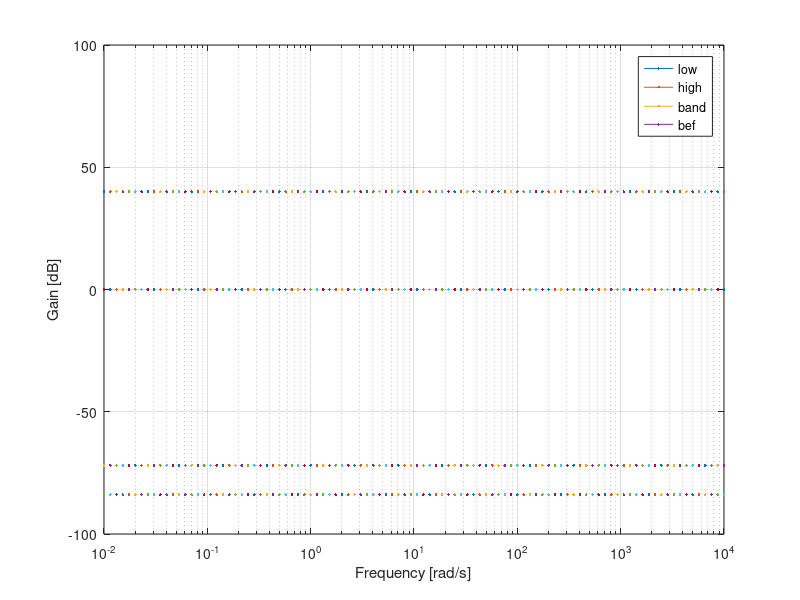
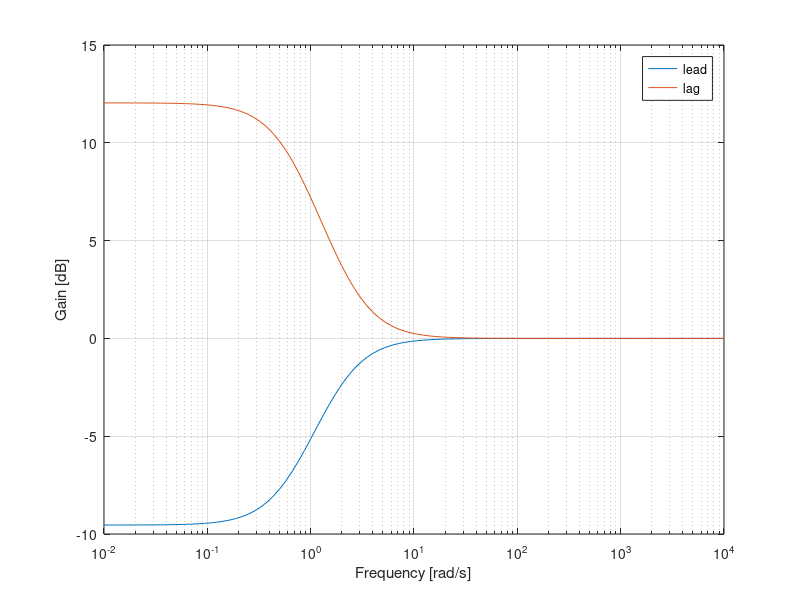

Write MATLAB code to recreate these figures, in order.
W=logspace(-2,4,100);
F=W/pi/2;
%% Low, High, Band, Bef Filter  (1st Order Filter)
% Low Pass --------------------------------------------------------------
gain=100; f=0.5; ze=0.01; w=2*pi*f; numLow=[0 0 w^2]; denLow=[1 2*ze*w w^2];
    [A_low,B_low,C_low,D_low]=tf2ss(gain*numLow,denLow);
    mag_low=bode(tf(gain*numLow,denLow),W); mag_low=20*log10(mag_low);
% High Pass --------------------------------------------------------------
gain=1; f=0.1; ze=0.6; w=2*pi*f; numHigh=[1 0 0]; denHigh=[1 2*ze*w w^2];
    [A_high,B_high,C_high,D_high] = tf2ss(gain*numHigh,denHigh);
    mag_high=bode(tf(gain*numHigh,denHigh),W); mag_high=20*log10(mag_high);
% Band pass --------------------------------------------------------------
gain=1; f=0.5; ze=0.01; w=2*pi*f; numBand=[0 2*ze*w 0]; denBand=[1 2*ze*w w^2];
%     numBand = K_band*[1 80  w_band^2]; denBand = [1 8 w_band^2];
    [A_band,B_band,C_band,D_band]=tf2ss(gain*numBand,denBand);
    mag_band=bode(tf(gain*numBand,denBand),W); mag_band=20*log10(mag_band);
% Band elimination filter  -----------------------------------------------
gain=1; f=0.5; ze=4; w=2*pi*f; numBef=[1 0 w^2]; denBef=[1 2*ze*w w^2];
    [A_bef,B_bef,C_bef,D_bef]=tf2ss(gain*numBef,denBef);
    mag_bef=bode(tf(gain*numBef,denBef),W); mag_bef=-20*log10(mag_bef);

figure('Position',[1921 97 1280 907])
semilogx(W,mag_low(1,:), W,mag_high(1,:), W,mag_band(1,:), W, mag_bef(1,:))
xlabel('Frequency [rad/s]'); ylabel('Gain [dB]');
legend('low','high','band','bef'); grid on;
% axis([10^(-2),10^3,-100,10]);
%% Phase Lead/Lag Filter (1st Order Filter)
% http://naosite.lb.nagasaki-u.ac.jp/dspace/bitstream/10069/35886/30/Chapter%2010.pdf
% Phase Lead Filter
% (w2/w1)*(s+w1 / s+w2)       where w1<w2
gain=1; f1=0.1; f2=0.3; w1=2*pi*f1;w2=2*pi*f2; gain=gain*(w2/w1);
    numLead=[1 w1]; denLead=[1 w2]; sysLead = tf(numLead,denLead);
    [A_lead,B_lead,C_lead,D_lead] = tf2ss(numLead,denLead);
    mag_lead = bode(sysLead,W); mag_lead = squeeze(mag_lead); mag_lead = 20*log10(mag_lead);
% Phase Lag Filter
% s+w2 / s+w1       where w1<w2
gain=1; f1=0.1; f2=0.4;  w1=2*pi*f1; w2=2*pi*f2; 
    numLag=[1 w2]; denLag=[1 w1]; sysLag = tf(numLag,denLag); 
    [A_lag,B_lag,C_lag,D_lag] = tf2ss(numLag,denLag); 
    mag_lag = bode(sysLag,W); mag_lag = squeeze(mag_lag); mag_lag = 20*log10(mag_lag); 
figure('Position',[1921 97 1280 907])
semilogx(W, mag_lead, W, mag_lag)
xlabel('Frequency [rad/s]'); ylabel('Gain [dB]'); 
legend('lead','lag'); grid on;

